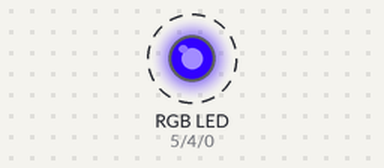
The sketch below on a simulated Arduino Uno, built with avr-gcc and run on an emulated ATmega328P. On the bench: an RGB LED mixed from three pins (HIGH = lit). Dashed ring = blinking.

Above: at 0.05 s.
Timing chart, 0 to 4.6 s (numbered marks = the images above):
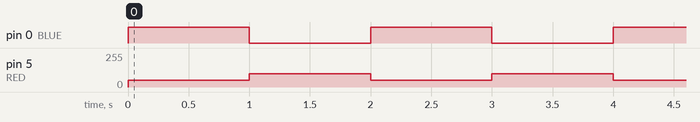

Measured:
- by itself, pin 0 (BLUE): alternates HIGH for 1.0 s and LOW for 1.0 s
- by itself, pin 5 (RED): alternates 100/255 for 1.0 s and 50/255 for 1.0 s

The sketch:

RGB-3.ino
```cpp
// Robo India Tutorial
// Digital Input and Output on LED
// Hardware: NodeMCU

const int RED = 5;
const int GREEN = 4;
const int BLUE = 0;

void setup() {
  pinMode(RED, OUTPUT);
  pinMode(GREEN, OUTPUT);
  pinMode(BLUE, OUTPUT);
}

void loop() {
  analogWrite(RED, 50);
  analogWrite(GREEN, 50);
  analogWrite(BLUE, 200);
  delay (1000);
  analogWrite(RED, 100);
  analogWrite(GREEN, 100);
  analogWrite(BLUE, 100);
  delay (1000);
}
```
